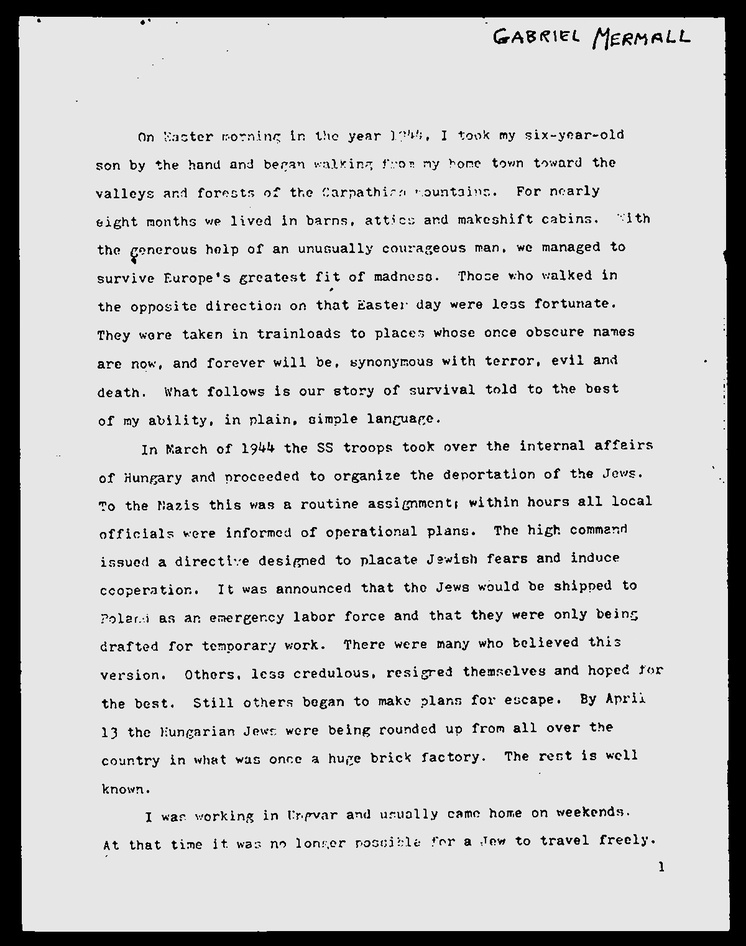
#> input picture Section4-Preprocess_Images_For_TextOCR/temp/no_noise.jpg, 746 x 946 px, shrunk from 1200 x 1522 before the run, found by its file name
$ python dilation_erosion.py
#> lines starting #> are read from the running program, lines starting #| are printed output that depends on the picture
# 5 - Dilation & Erosion
# ~ To actually adjust the font size

import cv2 as cv
import numpy as np

no_noise = cv.imread("Section4-Preprocess_Images_For_TextOCR/temp/no_noise.jpg")
#> no_noise is the input picture: shape (946, 746, 3); min 0, max 255, mean 200.1
cv.imshow('No Noise Image', no_noise)

def thin_font(image):
  image = cv.bitwise_not(image)
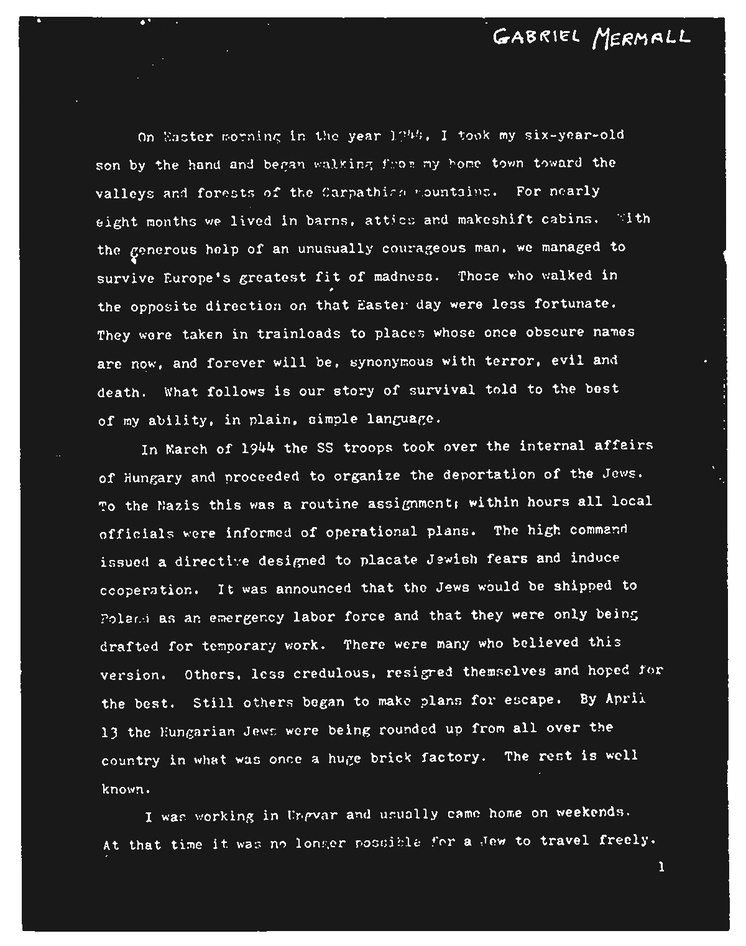
#> image: shape (946, 746, 3); min 0, max 255, mean 54.9
  kernel = np.ones((2,2),np.uint8)
  image = cv.erode(image, kernel, iterations=1)
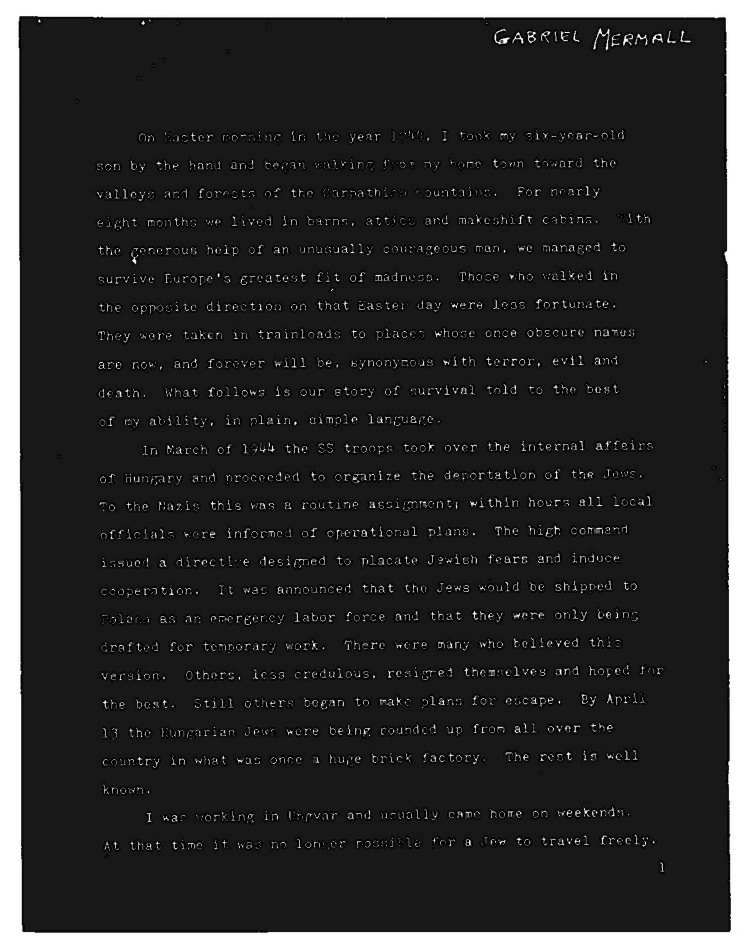
#> image: shape (946, 746, 3); min 0, max 255, mean 44.9
  image = cv.bitwise_not(image)
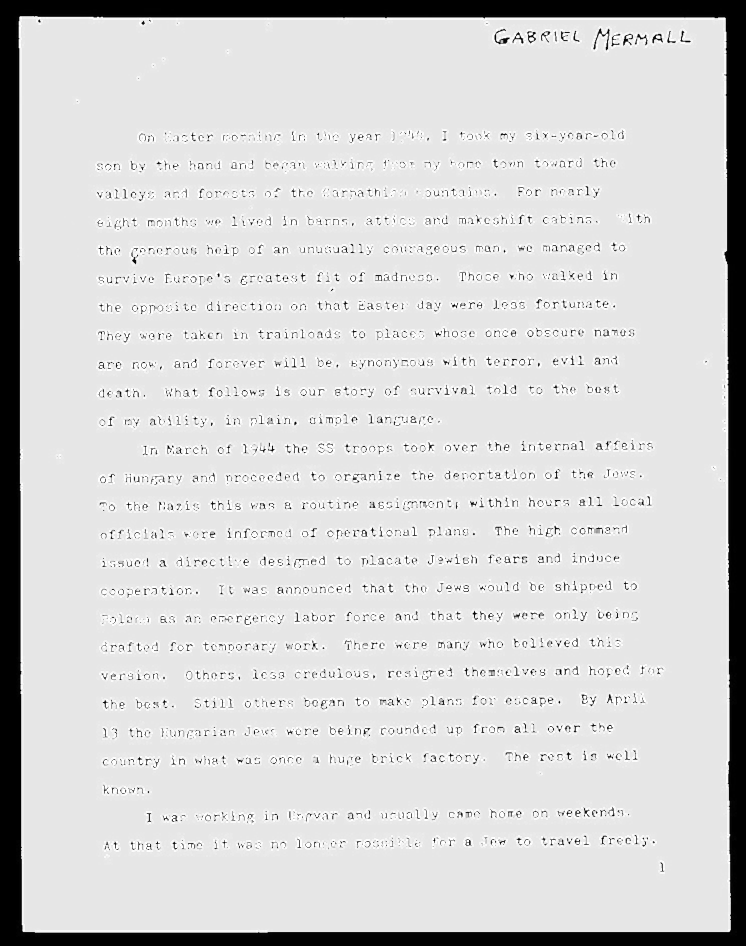
#> image: shape (946, 746, 3); min 0, max 255, mean 210.1
  return (image)

eroded_image = thin_font(no_noise)
cv.imwrite("Section4-Preprocess_Images_For_TextOCR/temp/eroded_image.jpg", eroded_image)
cv.imshow('Eroded Image', eroded_image)

def thick_font(image):
  image = cv.bitwise_not(image)
  kernel = np.ones((2,2),np.uint8)
  image = cv.dilate(image, kernel, iterations=1)
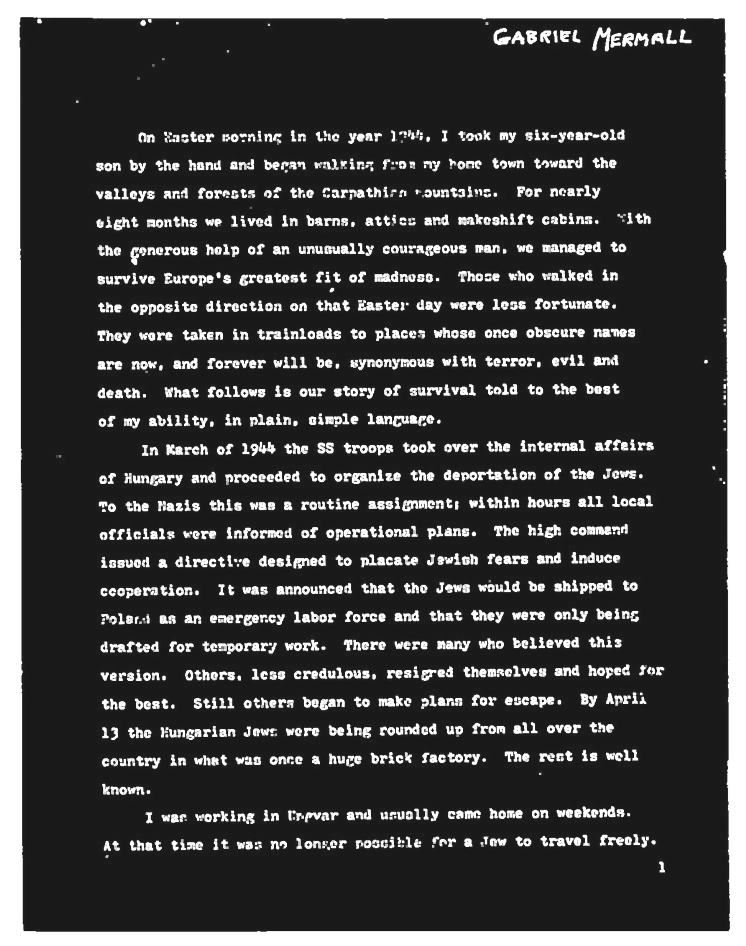
#> image: shape (946, 746, 3); min 9, max 255, mean 65.7
  image = cv.bitwise_not(image)
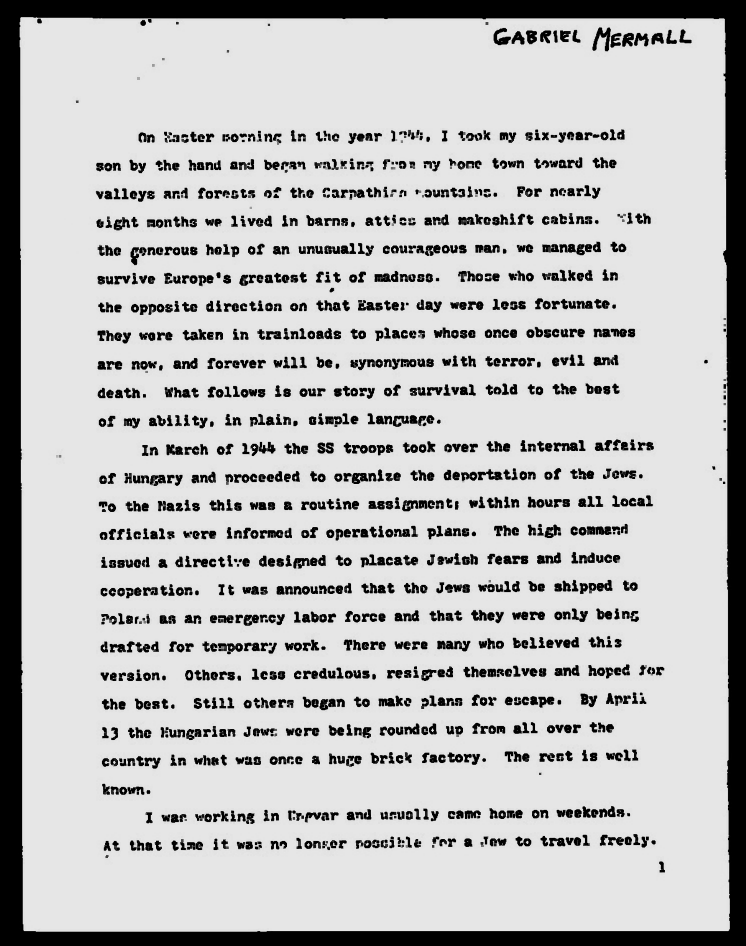
#> image: shape (946, 746, 3); min 0, max 246, mean 189.3
  return (image)

dilated_image = thick_font(no_noise)
cv.imwrite("Section4-Preprocess_Images_For_TextOCR/temp/dilated_image.jpg", dilated_image)
cv.imshow('Dilated Image', dilated_image)

cv.waitKey(0)

$ run again, with Section4-Preprocess_Images_For_TextOCR/temp/image_border.jpg copied over Section4-Preprocess_Images_For_TextOCR/temp/no_noise.jpg
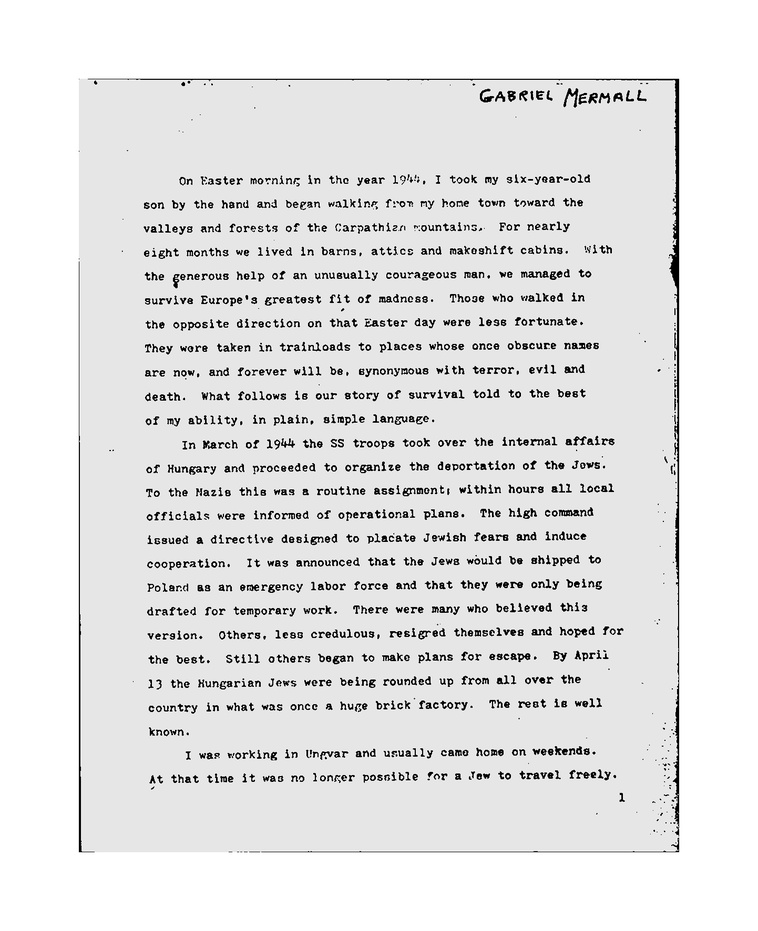
#> input picture Section4-Preprocess_Images_For_TextOCR/temp/image_border.jpg, 758 x 931 px, shrunk from 1442 x 1773 before the run, found by its file name
#> no_noise is the input picture: shape (931, 758, 3); min 0, max 255, mean 227.9
#> in thick_font, `image = cv.dilate(image, kernel, iterations=1)`:
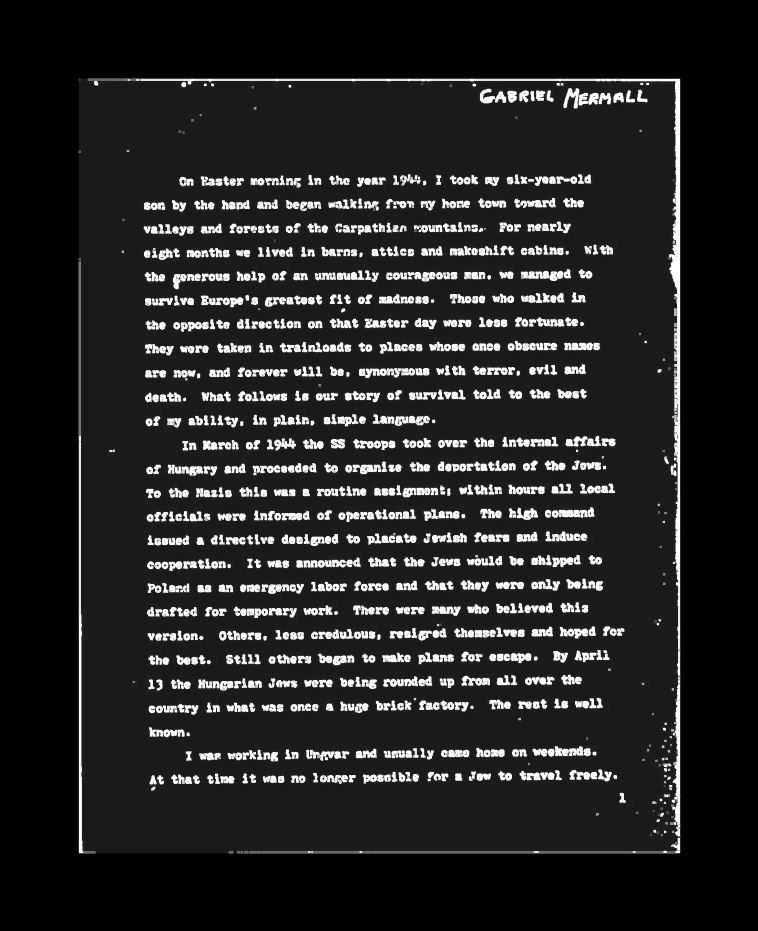
#> image: shape (931, 758, 3); min 0, max 255, mean 36.5
#> in thick_font, `image = cv.bitwise_not(image)`:
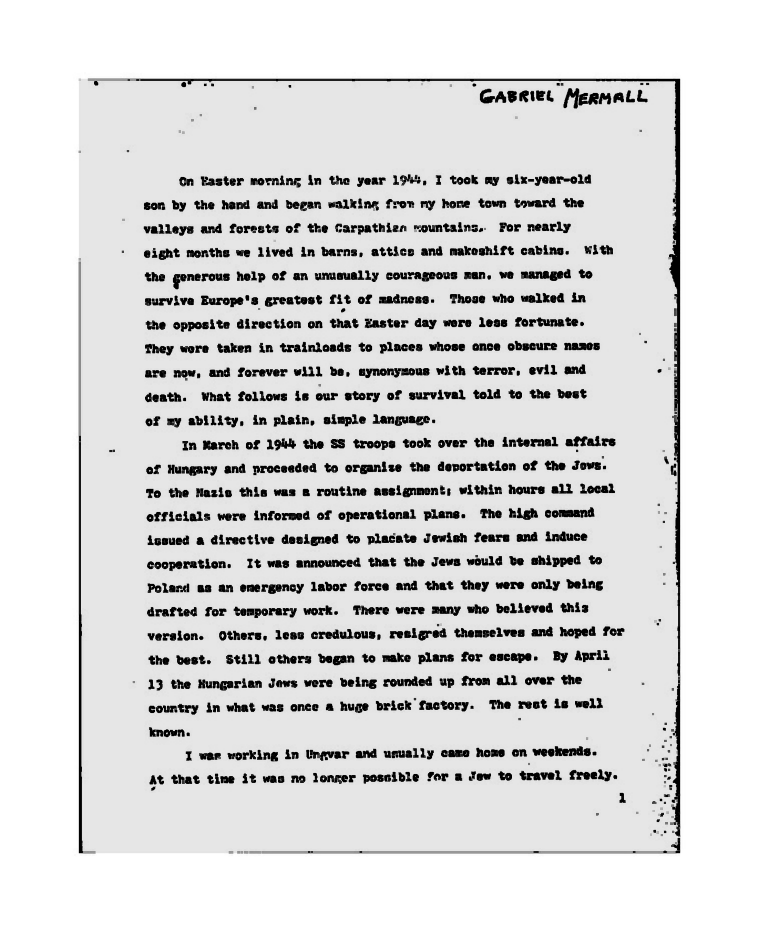
#> image: shape (931, 758, 3); min 0, max 255, mean 218.5

$ run again, with Section4-Preprocess_Images_For_TextOCR/temp/page_01.jpg copied over Section4-Preprocess_Images_For_TextOCR/temp/no_noise.jpg
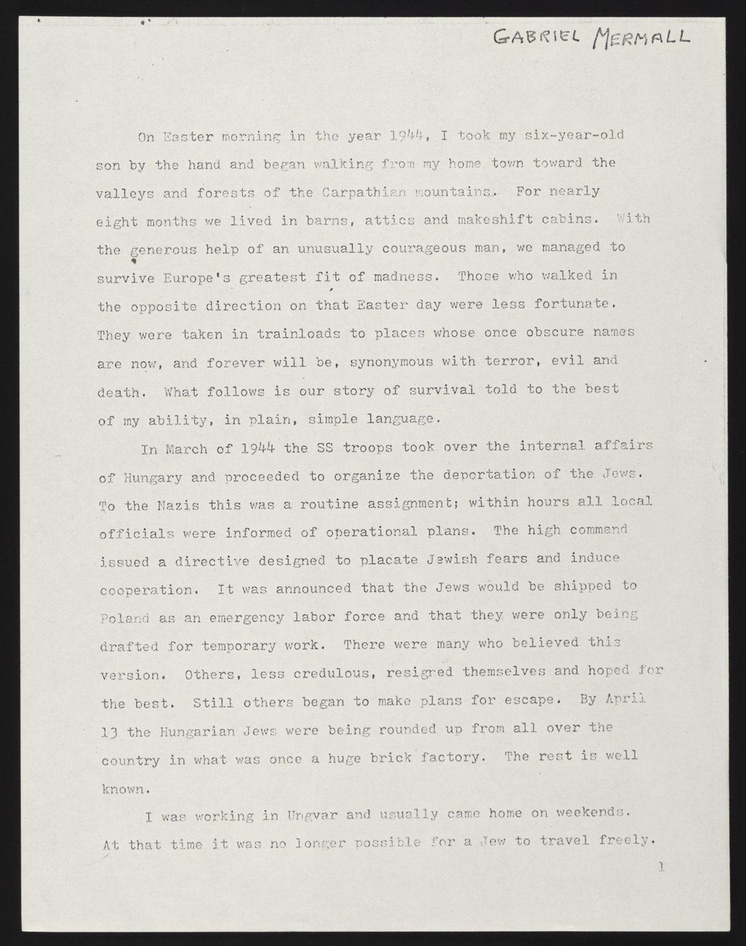
#> input picture Section4-Preprocess_Images_For_TextOCR/temp/page_01.jpg, 746 x 946 px, shrunk from 1200 x 1522 before the run, found by its file name
#> no_noise is the input picture: shape (946, 746, 3); mean B, G, R 197.6, 204, 205.2
#> in thick_font, `image = cv.dilate(image, kernel, iterations=1)`:
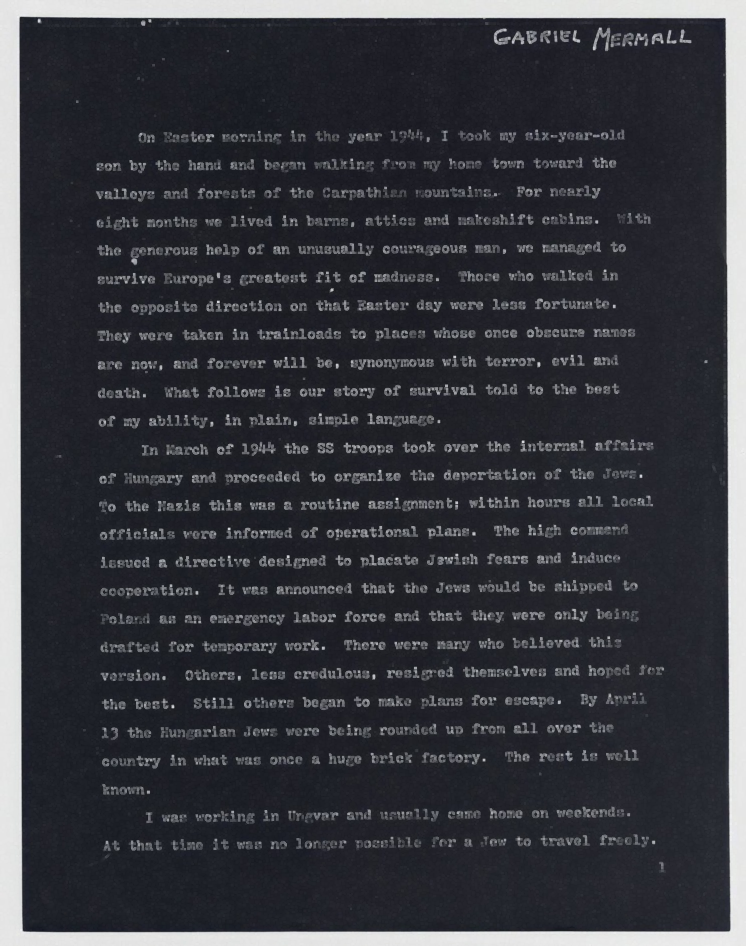
#> image: shape (946, 746, 3); mean of channels 0, 1, 2 63.3, 57, 55.7; drawn as B, G, R
#> in thick_font, `image = cv.bitwise_not(image)`:
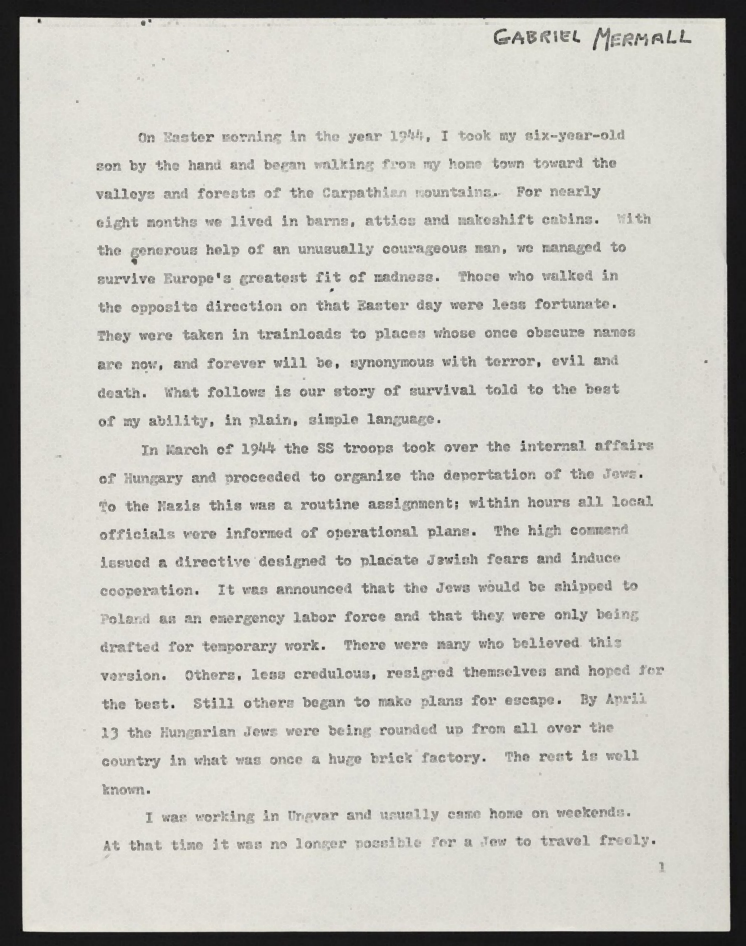
#> image: shape (946, 746, 3); mean of channels 0, 1, 2 191.7, 198, 199.3; drawn as B, G, R
